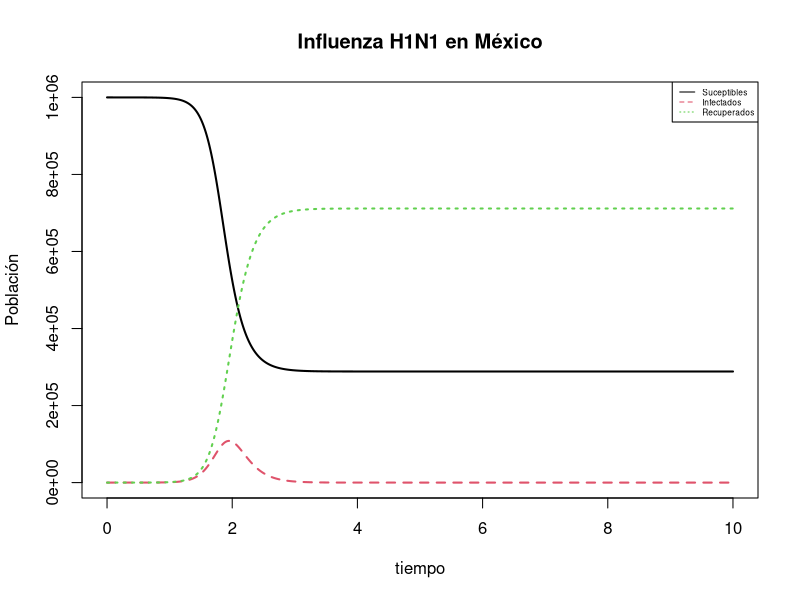
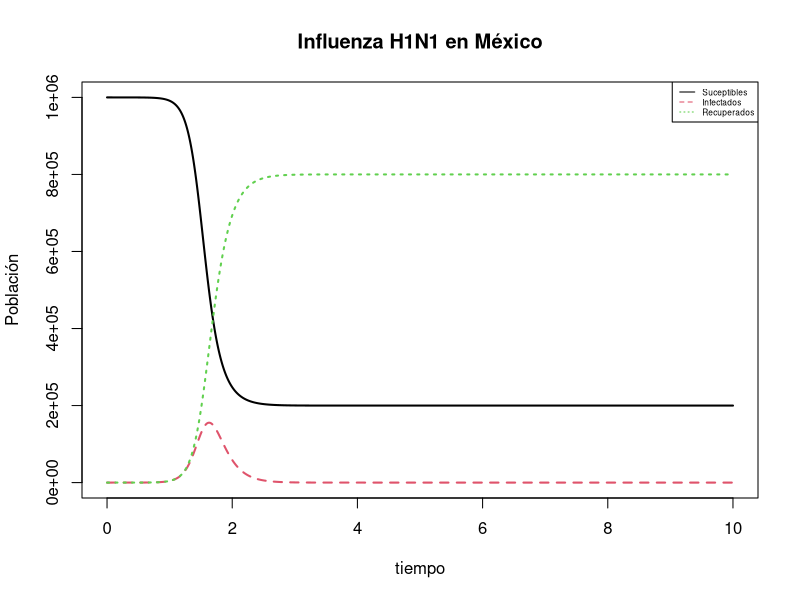
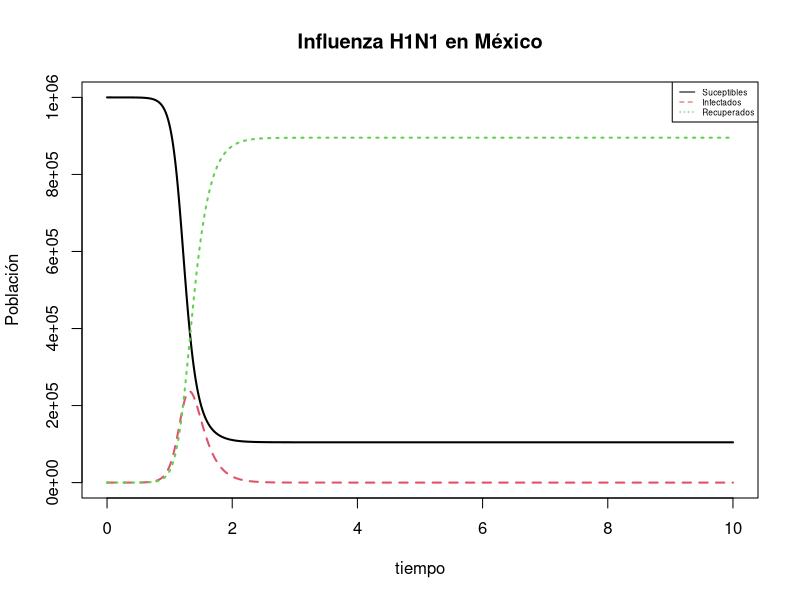
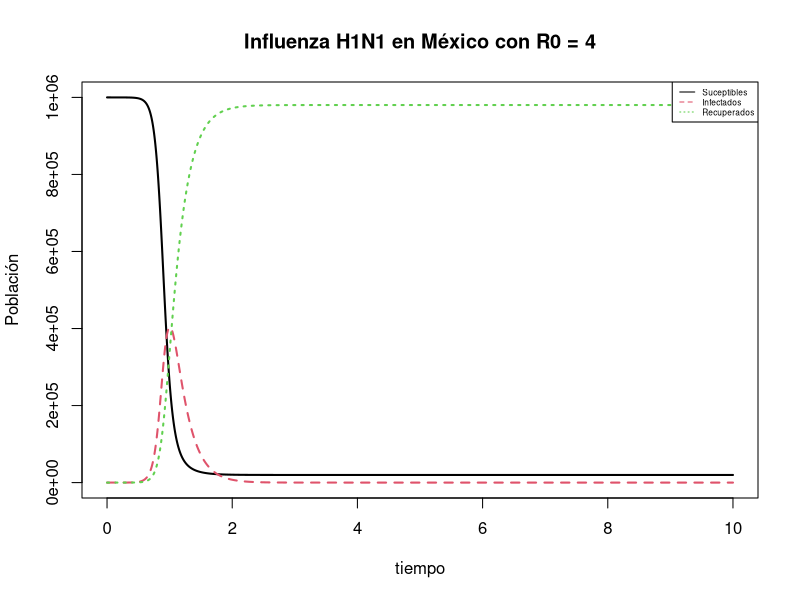
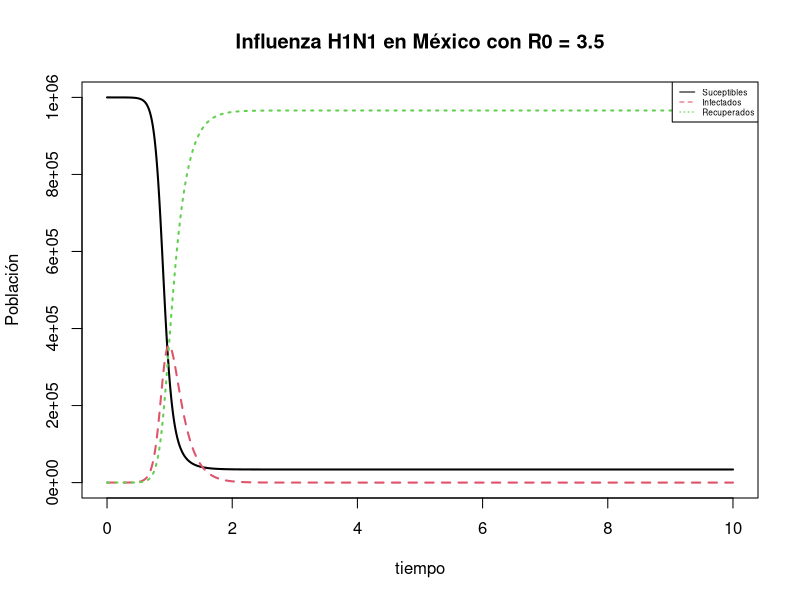
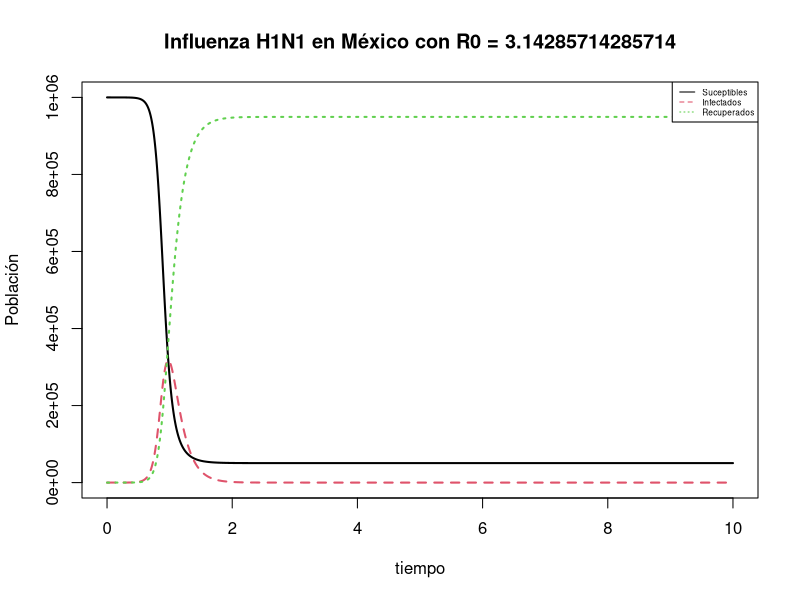
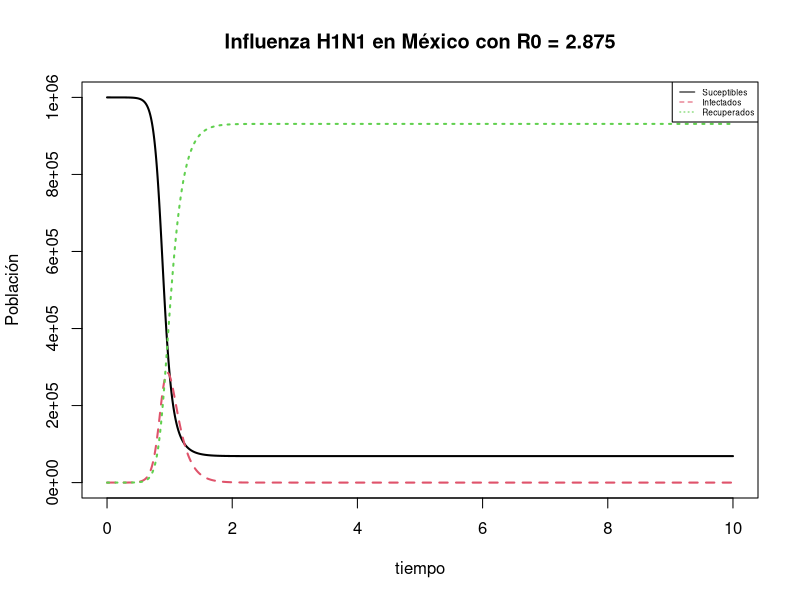
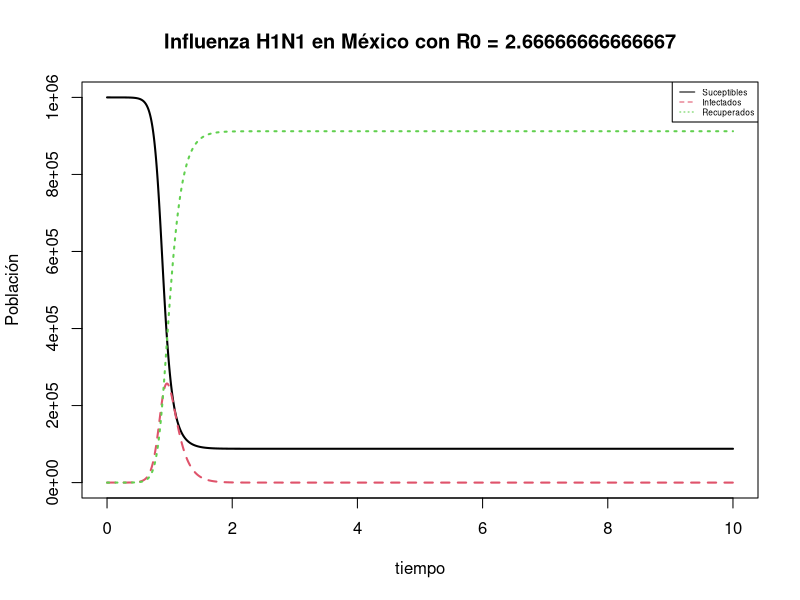

Generate these figures, in order, with R:
## ---- chunk 1
knitr::opts_chunk$set(echo = TRUE)

## ---- chunk 2
library(deSolve)
## ---- chunk 3

beta <- 15
gama <- 10

for (i in 5:35) {
  gama <- gama - .1
  beta <- beta + .1
  R0 <- beta/gama
  print(c(gama, beta, R0))
}

## ---- chunk 4

### Funcion SIR:

SIR <- function(t, state, parameters) {
  with(as.list(c(state, parameters)), { 
  
    dS <- -beta*S*I/(S+I+R) 
    dI <- beta*S*I/(S+I+R) -gama*I
    dR <- gama*I 
  
    list(c(dS, dI, dR))
  })
}

###  Condiciones iniciales:

pars_1 <- c(beta = 15.900000, gama = 9.100000)  
condiciones_iniciales <- c(S = 10^6, I = 1, R = 0)
tiempo_1 <- seq(0, 10, by = 0.0001)
out_1 <- ode(condiciones_iniciales, tiempo_1, SIR, pars_1)


### Grafica:

matplot(out_1[ , 1], out_1[ , 2:4], type = "l", xlab = "tiempo", ylab = "Población", main = "Influenza H1N1 en México", lwd = 2)
legend("topright", c("Suceptibles", "Infectados","Recuperados"), col = 1:4, lty = 1:4, cex = 0.5)

## ---- chunk 5

### Funcion SIR:

SIR <- function(t, state, parameters) {
  with(as.list(c(state, parameters)), { 
  
    dS <- -beta*S*I/(S+I+R) 
    dI <- beta*S*I/(S+I+R) -gama*I
    dR <- gama*I 
  
    list(c(dS, dI, dR))
  })
}

###  Condiciones iniciales:

pars_2 <- c(beta = 16.700000, gama = 8.300000)  
condiciones_iniciales <- c(S = 10^6, I = 1, R = 0)
tiempo_2 <- seq(0, 10, by = 0.0001)
out_2 <- ode(condiciones_iniciales, tiempo_2, SIR, pars_2)


### Grafica:

matplot(out_2[ , 1], out_2[ , 2:4], type = "l", xlab = "tiempo", ylab = "Población", main = "Influenza H1N1 en México", lwd = 2)
legend("topright", c("Suceptibles", "Infectados","Recuperados"), col = 1:4, lty = 1:4, cex = 0.5)

## ---- chunk 6

### Funcion SIR:

SIR <- function(t, state, parameters) {
  with(as.list(c(state, parameters)), { 
  
    dS <- -beta*S*I/(S+I+R) 
    dI <- beta*S*I/(S+I+R) -gama*I
    dR <- gama*I 
  
    list(c(dS, dI, dR))
  })
}

###  Condiciones iniciales:

pars_3 <- c(beta = 17.900000, gama = 7.100000)  
condiciones_iniciales <- c(S = 10^6, I = 1, R = 0)
tiempo_3 <- seq(0, 10, by = 0.0001)
out_3 <- ode(condiciones_iniciales, tiempo_3, SIR, pars_3)


### Grafica:

matplot(out_3[ , 1], out_3[ , 2:4], type = "l", xlab = "tiempo", ylab = "Población", main = "Influenza H1N1 en México", lwd = 2)
legend("topright", c("Suceptibles", "Infectados","Recuperados"), col = 1:4, lty = 1:4, cex = 0.5)



## ---- chunk 7

valores_beta <- 20:40 

valores_gama <- 5:25


for (i in 1:length(valores_gama)) {
  
  beta <- valores_beta[i]
  gama <- valores_gama[i]
  

  SIR <- function(t, state, parameters) {
  with(as.list(c(state, parameters)), { 
  
    dS <- -beta*S*I/(S+I+R) 
    dI <- beta*S*I/(S+I+R) -gama*I
    dR <- gama*I 
  
    list(c(dS, dI, dR))
  })
}

###  Condiciones iniciales:

pars <- c(beta = beta, gama = gama)  
condiciones_iniciales <- c(S = 10^6, I = 1, R = 0)
tiempo <- seq(0, 10, by = 0.0001)
out <- ode(condiciones_iniciales, tiempo, SIR, pars)


### Grafica:

R0 <- beta/gama

matplot(out[ , 1], out[ , 2:4], type = "l", xlab = "tiempo", ylab = "Población", main = paste("Influenza H1N1 en México con R0 =", R0), lwd = 2)
legend("topright", c("Suceptibles", "Infectados","Recuperados"), col = 1:4, lty = 1:4, cex = 0.5)
  

}
